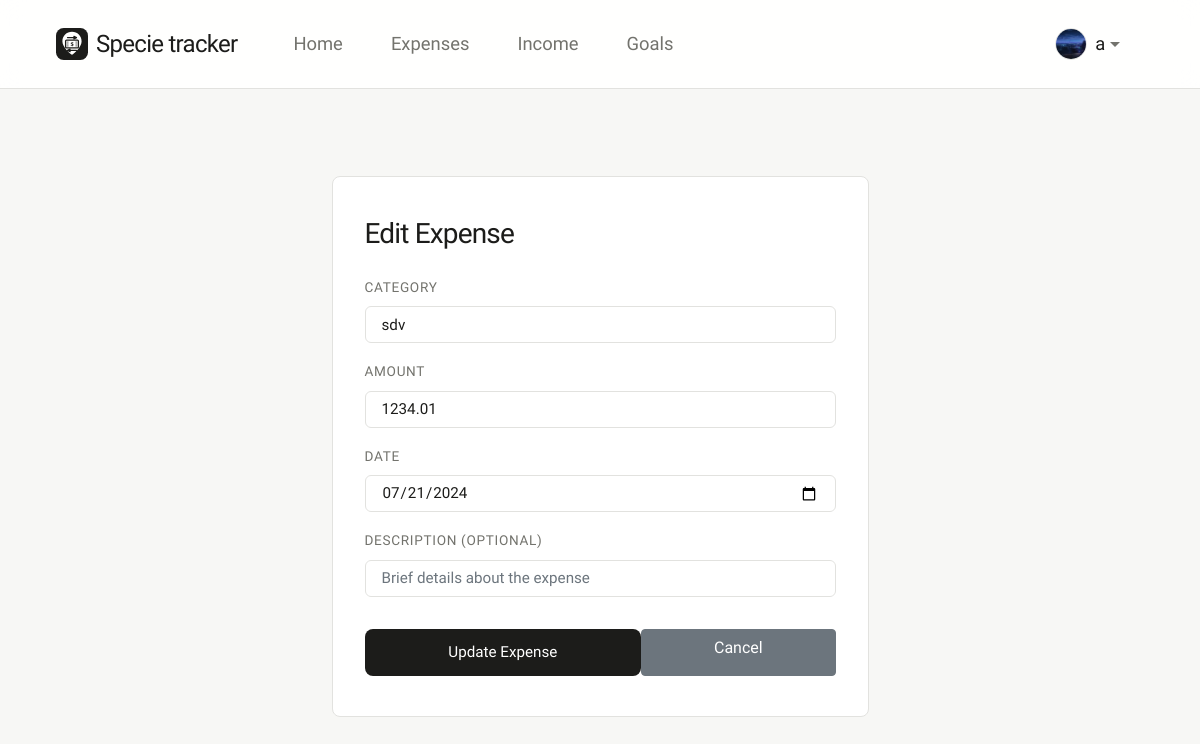
The app's page /edit_expense/1 (signed in) with its own data.
### finance_app/models.py (models this page shows)
class User(db.Model):
    __tablename__ = 'users'
    id = db.Column(db.Integer, primary_key=True, autoincrement=True)
    username = db.Column(db.String(80), unique=True, nullable=False)
    password = db.Column(db.String(120), nullable=False)
    profile_image = db.Column(db.String(255))
    expenses = db.relationship('Expense', backref='user', lazy=True)
    goals = db.relationship('Goal', backref='user', lazy=True)
    incomes = db.relationship('Income', backref='user', lazy=True)

class Expense(db.Model):
    __tablename__ = 'expenses'
    id = db.Column(db.Integer, primary_key=True, autoincrement=True)
    user_id = db.Column(db.Integer, db.ForeignKey('users.id'), nullable=False)
    category = db.Column(db.String(100), nullable=False)
    amount = db.Column(db.Float, nullable=False)
    date = db.Column(db.String(50), nullable=False)
    description = db.Column(db.String(255))

### finance_app/routes/expenses.py (the view, shortened to what this page needs)
    @app.route('/edit_expense/<int:expense_id>', methods=['GET', 'POST'])
    def edit_expense(expense_id):
        if 'user_id' not in session:
            return redirect(url_for('login'))
        user_id = session['user_id']
        if request.method == 'GET':
            expense = get_expense_by_id(expense_id, user_id)
            if not expense:
                flash('Expense not found', 'danger')
                return redirect(url_for('view_expenses'))
            return render_template('edit_expense.html', expense=expense)

### finance_app/models.py (called while the page is built)
def get_user_by_id(user_id):
    user = db.session.get(User, user_id)
    if user:
        return {'id': user.id, 'username': user.username, 'profile_image': user.profile_image}
    return None

def get_expense_by_id(expense_id, user_id):
    expense = Expense.query.filter_by(id=expense_id, user_id=user_id).first()
    if expense:
        return {
            'id': expense.id,
            'user_id': expense.user_id,
            'category': expense.category,
            'amount': expense.amount,
            'date': expense.date,
            'description': expense.description
        }
    return None

### templates/edit_expense.html (shortened to what this page needs)
{% extends "base.html" %}
{% block content %}
<div class="row justify-content-center">
    <div class="col-md-6">
        <div class="clean-card">
            <h2 class="mb-4">Edit Expense</h2>
            <form method="POST" action="{{ url_for('edit_expense', expense_id=expense.id) }}">
                <div class="form-group">
                    <label for="category">Category</label>
                    <input type="text" class="form-control" name="category" id="category" value="{{ expense.category }}" placeholder="e.g. Groceries" required>
                </div>
                <div class="form-group">
                    <label for="amount">Amount</label>
                    <input type="number" step="0.01" class="form-control" name="amount" id="amount" value="{{ expense.amount }}" placeholder="0.00" required>
                </div>
                <div class="form-group">
                    <label for="date">Date</label>
                    <input type="date" class="form-control" name="date" id="date" value="{{ expense.date }}" required>
                </div>
                <div class="form-group">
                    <label for="description">Description (Optional)</label>
                    <input type="text" class="form-control" name="description" id="description" value="{{ expense.description if expense.description else '' }}" placeholder="Brief details about the expense">
                </div>
                <div class="d-flex gap-2">
                    <button type="submit" class="btn btn-primary flex-fill mt-3">Update Expense</button>
                    <a href="{{ url_for('view_expenses') }}" class="btn btn-secondary flex-fill mt-3">Cancel</a>
                </div>
            </form>
        </div>
    </div>
</div>
{% endblock %}

### templates/base.html (shortened to what this page needs)
<!DOCTYPE html>
<html lang="en">
<head>
    <link href="https://stackpath.bootstrapcdn.com/bootstrap/4.5.2/css/bootstrap.min.css" rel="stylesheet">
    <link rel="stylesheet" href="https://cdnjs.cloudflare.com/ajax/libs/font-awesome/6.4.0/css/all.min.css">
    <link rel="stylesheet" href="{{ url_for('static', filename='css/style.css') }}">
</head>
<body>
    <nav class="navbar navbar-expand-lg fixed-top" style="background-color: rgba(255, 255, 255, 0.9) !important; backdrop-filter: blur(12px); border-bottom: 1px solid var(--border-color);">
        <div class="container-fluid px-4">
            <div class="navbar-brand d-flex align-items-center">
                <svg xmlns="http://www.w3.org/2000/svg" viewBox="0 0 100 100" width="32" height="32" class="mr-2" style="vertical-align: middle;">
                    <rect width="100" height="100" rx="24" fill="#1C1C1A" />
                    <path d="M50 12 C33 12 20 25 20 42 C20 59 42 78 47 82 C49 84 51 84 53 82 C58 78 80 59 80 42 C80 25 67 12 50 12 Z" fill="#ffffff" />
                    <path d="M36 30 L64 30 M56 26 L64 30 L56 34" stroke="#1C1C1A" stroke-width="4" stroke-linecap="round" stroke-linejoin="round" fill="none" />
                    <rect x="30" y="38" width="40" height="24" rx="3" fill="none" stroke="#1C1C1A" stroke-width="4" />
                    <text x="50" y="56" font-family="system-ui, -apple-system, sans-serif" font-weight="800" font-size="18" fill="#1C1C1A" text-anchor="middle">$</text>
                    <line x1="35" y1="44" x2="38" y2="44" stroke="#1C1C1A" stroke-width="2" stroke-linecap="round" />
                    <line x1="35" y1="50" x2="38" y2="50" stroke="#1C1C1A" stroke-width="2" stroke-linecap="round" />
                    <line x1="35" y1="56" x2="38" y2="56" stroke="#1C1C1A" stroke-width="2" stroke-linecap="round" />
                    <line x1="62" y1="44" x2="65" y2="44" stroke="#1C1C1A" stroke-width="2" stroke-linecap="round" />
                    <line x1="62" y1="50" x2="65" y2="50" stroke="#1C1C1A" stroke-width="2" stroke-linecap="round" />
                    <line x1="62" y1="56" x2="65" y2="56" stroke="#1C1C1A" stroke-width="2" stroke-linecap="round" />
                    <path d="M64 70 L36 70 M44 66 L36 70 L44 74" stroke="#1C1C1A" stroke-width="4" stroke-linecap="round" stroke-linejoin="round" fill="none" />
                </svg>
                <span>Specie tracker</span>
            </div>
            <div class="collapse navbar-collapse" id="navbarNav">
                <ul class="navbar-nav mr-auto pl-3">
                    {% if g.user %}
                        <li class="nav-item"><a class="nav-link" href="{{ url_for('home') }}">Home</a></li>
                        <li class="nav-item"><a class="nav-link" href="{{ url_for('view_expenses') }}">Expenses</a></li>
                        <li class="nav-item"><a class="nav-link" href="{{ url_for('view_income') }}">Income</a></li>
                        <li class="nav-item"><a class="nav-link" href="{{ url_for('view_goals') }}">Goals</a></li>
                    {% endif %}
                </ul>
                <ul class="navbar-nav ml-auto">
                    {% if g.user %}
                        <li class="nav-item dropdown">
                            <a class="nav-link dropdown-toggle d-flex align-items-center" href="#" id="navbarDropdown" role="button" data-toggle="dropdown" aria-haspopup="true" aria-expanded="false">
                                <img src="{{ url_for('static', filename='profile_images/' ~ g.user.profile_image) }}" class="profile-pic" alt="Profile Picture" style="width: 32px; height: 32px; border-radius: 50%; object-fit: cover; margin-right: 8px; border: 1px solid var(--border-color);">
                                <span style="font-weight: 500; color: var(--text-main);">{{ g.user.username }}</span>
                            </a>
                        </li>
                    {% endif %}
                </ul>
            </div>
        </div>
    </nav>
    <div class="container-fluid px-4 px-lg-5 mt-5 pt-5">
        {% block content %}{% endblock %}
    </div>
</body>
</html>

### static/css/style.css (style rules this page uses)
:root { --bg-color: #F7F7F5; --surface: #FFFFFF; --text-main: #1C1C1A; --text-muted: #73736D; --border-color: #E2E2DF; --accent: #4A5568; --accent-hover: #2D3748; --radius: 8px; }
body { font-family: 'Tektur', -apple-system, BlinkMacSystemFont, "Segoe UI", Roboto, Helvetica, Arial, sans-serif; background-color: var(--bg-color); color: var(--text-main); line-height: 1.6; font-size: 15px; -webkit-font-smoothing: antialiased; -moz-osx-font-smoothing: grayscale; padding-top: 80px; margin: 0; }
h1, h2, h3, h4, h5, h6 { font-weight: 500; color: var(--text-main); line-height: 1.2; margin-top: 0; margin-bottom: 1rem; letter-spacing: -0.03em; }
h2 { font-size: 1.75rem; font-weight: 400; }
.navbar { background-color: var(--surface) !important; border-bottom: 1px solid var(--border-color); padding: 1.25rem 2rem; }
.navbar-brand { font-family: 'Playwrite GB S Guides', cursive; font-weight: 500; color: var(--text-main) !important; font-size: 1.5rem; letter-spacing: -0.03em; }
.navbar-nav .nav-link { font-family: 'Audiowide', sans-serif; color: var(--text-muted) !important; font-size: 1.15rem; font-weight: 500; transition: color 0.2s ease; padding-left: 1.5rem !important; padding-right: 1.5rem !important; }
.clean-card { background-color: var(--surface); border: 1px solid var(--border-color); padding: 2.5rem 2rem; border-radius: var(--radius); transition: transform 0.2s ease, border-color 0.2s ease; position: relative; overflow: hidden; }
a { color: var(--text-main); text-decoration: none; transition: color 0.2s ease; }
.btn-primary { background-color: var(--text-main); color: var(--surface); border: none; border-radius: var(--radius); padding: 0.75rem 1.5rem; font-weight: 500; font-size: 0.95rem; transition: all 0.2s ease; }
.form-control { border: 1px solid var(--border-color); border-radius: 6px; padding: 0.75rem 1rem; font-family: inherit; font-size: 0.95rem; background-color: var(--surface); color: var(--text-main); transition: border-color 0.2s ease; }
label { font-weight: 500; font-size: 0.85rem; margin-bottom: 0.5rem; color: var(--text-muted); text-transform: uppercase; letter-spacing: 0.05em; }

### records on screen
User: profile_image (picture)
Expense: category "sdv", amount "1234.01", date "07/21/2024"

### other values on screen
{{ g.user.username }} "a"
